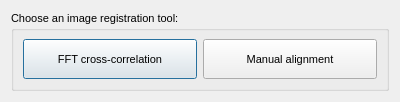
<?xml version="1.0" encoding="UTF-8"?>
<ui version="4.0">
 <class>Dialog</class>
 <widget class="QDialog" name="Dialog">
  <property name="geometry">
   <rect>
    <x>0</x>
    <y>0</y>
    <width>400</width>
    <height>100</height>
   </rect>
  </property>
  <property name="sizePolicy">
   <sizepolicy hsizetype="Preferred" vsizetype="Preferred">
    <horstretch>0</horstretch>
    <verstretch>0</verstretch>
   </sizepolicy>
  </property>
  <property name="windowTitle">
   <string>Alignment Routine Selector</string>
  </property>
  <layout class="QHBoxLayout" name="horizontalLayout">
   <item>
    <widget class="QGroupBox" name="groupBox">
     <property name="font">
      <font>
       <family>Ubuntu</family>
       <pointsize>8</pointsize>
      </font>
     </property>
     <property name="title">
      <string>Choose an image registration tool:</string>
     </property>
     <layout class="QHBoxLayout" name="horizontalLayout_3">
      <item>
       <widget class="QPushButton" name="bt_align2">
        <property name="minimumSize">
         <size>
          <width>0</width>
          <height>40</height>
         </size>
        </property>
        <property name="font">
         <font>
          <family>Ubuntu</family>
          <pointsize>8</pointsize>
         </font>
        </property>
        <property name="text">
         <string>FFT cross-correlation</string>
        </property>
       </widget>
      </item>
      <item>
       <widget class="QPushButton" name="bt_align">
        <property name="minimumSize">
         <size>
          <width>0</width>
          <height>40</height>
         </size>
        </property>
        <property name="font">
         <font>
          <family>Ubuntu</family>
          <pointsize>8</pointsize>
         </font>
        </property>
        <property name="text">
         <string>Manual alignment</string>
        </property>
       </widget>
      </item>
     </layout>
    </widget>
   </item>
  </layout>
 </widget>
 <resources/>
 <connections/>
</ui>
